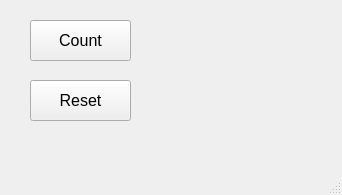
<?xml version="1.0" encoding="UTF-8"?>
<ui version="4.0">
 <class>MainWindow</class>
 <widget class="QMainWindow" name="MainWindow">
  <property name="geometry">
   <rect>
    <x>0</x>
    <y>0</y>
    <width>342</width>
    <height>195</height>
   </rect>
  </property>
  <property name="windowTitle">
   <string>MainWindow</string>
  </property>
  <widget class="QWidget" name="centralwidget">
   <widget class="QPushButton" name="btnCount">
    <property name="geometry">
     <rect>
      <x>30</x>
      <y>20</y>
      <width>101</width>
      <height>41</height>
     </rect>
    </property>
    <property name="font">
     <font>
      <pointsize>12</pointsize>
     </font>
    </property>
    <property name="text">
     <string>Count</string>
    </property>
   </widget>
   <widget class="QPushButton" name="btnReset">
    <property name="geometry">
     <rect>
      <x>30</x>
      <y>80</y>
      <width>101</width>
      <height>41</height>
     </rect>
    </property>
    <property name="font">
     <font>
      <pointsize>12</pointsize>
     </font>
    </property>
    <property name="text">
     <string>Reset</string>
    </property>
   </widget>
   <widget class="QLabel" name="labelResult">
    <property name="geometry">
     <rect>
      <x>170</x>
      <y>50</y>
      <width>131</width>
      <height>41</height>
     </rect>
    </property>
    <property name="font">
     <font>
      <pointsize>12</pointsize>
     </font>
    </property>
    <property name="autoFillBackground">
     <bool>false</bool>
    </property>
    <property name="text">
     <string/>
    </property>
   </widget>
  </widget>
  <widget class="QMenuBar" name="menubar">
   <property name="geometry">
    <rect>
     <x>0</x>
     <y>0</y>
     <width>342</width>
     <height>21</height>
    </rect>
   </property>
  </widget>
  <widget class="QStatusBar" name="statusbar"/>
 </widget>
 <resources/>
 <connections/>
</ui>
